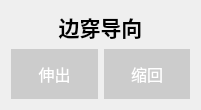
  <widget class="QWidget" name="layoutWidget_10">
   <property name="geometry">
    <rect>
     <x>940</x>
     <y>430</y>
     <width>201</width>
     <height>87</height>
    </rect>
   </property>
   <layout class="QGridLayout" name="gridLayout_10">
    <item row="1" column="0">
     <layout class="QHBoxLayout" name="horizontalLayout_22">
      <item>
       <widget class="QPushButton" name="pushButton_40">
        <property name="minimumSize">
         <size>
          <width>50</width>
          <height>50</height>
         </size>
        </property>
        <property name="font">
         <font>
          <pointsize>12</pointsize>
         </font>
        </property>
        <property name="styleSheet">
         <string notr="true">QPushButton {
    background-color: #cccccc;  /* 标准灰色，也可改用具体色值如#888888（深灰）、#cccccc（浅灰） */
    color: white;            /* 按钮文字颜色（可选，搭配灰色更清晰） */
    border: none;            /* 取消默认边框（可选） */
}
/* 可选：悬停时保持灰色（仅微调深浅） */
QPushButton:hover {
    background-color: #777777;
}
/* 可选：点击时保持灰色 */
QPushButton:pressed {
    background-color: #666666;
}</string>
        </property>
        <property name="text">
         <string>伸出</string>
        </property>
       </widget>
      </item>
      <item>
       <widget class="QPushButton" name="pushButton_41">
        <property name="minimumSize">
         <size>
          <width>50</width>
          <height>50</height>
         </size>
        </property>
        <property name="font">
         <font>
          <pointsize>12</pointsize>
         </font>
        </property>
        <property name="styleSheet">
         <string notr="true">QPushButton {
    background-color: #cccccc;  /* 标准灰色，也可改用具体色值如#888888（深灰）、#cccccc（浅灰） */
    color: white;            /* 按钮文字颜色（可选，搭配灰色更清晰） */
    border: none;            /* 取消默认边框（可选） */
}
/* 可选：悬停时保持灰色（仅微调深浅） */
QPushButton:hover {
    background-color: #777777;
}
/* 可选：点击时保持灰色 */
QPushButton:pressed {
    background-color: #666666;
}</string>
        </property>
        <property name="text">
         <string>缩回</string>
        </property>
       </widget>
      </item>
     </layout>
    </item>
    <item row="0" column="0">
     <widget class="QLabel" name="label_28">
      <property name="font">
       <font>
        <pointsize>16</pointsize>
        <bold>true</bold>
       </font>
      </property>
      <property name="text">
       <string>边穿导向</string>
      </property>
      <property name="alignment">
       <set>Qt::AlignmentFlag::AlignCenter</set>
      </property>
     </widget>
    </item>
   </layout>
  </widget>
